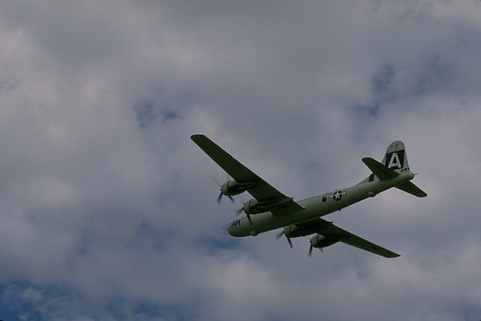
%> input picture Michael_Chan_HW1/hw1/prob_edge/3096.jpg, 481 x 321 px
$ octave --eval "result = edgeGradient(imread('3096.jpg'));"   (GNU Octave 9; MATLAB toolbox functions it lacks are replaced by stand-ins)
%> lines starting %> are read from the running program, lines starting %| are printed output that depends on the picture; in (x1, y1, x2, y2) boxes, pixels count from 0 and x2, y2 are one past the last pixel; in counts of white or black regions, pixels touching at a corner belong together; the program's own positions count from 1
### Michael_Chan_HW1/hw1/prob_edge/gradientMagnitude.m
function [mag,theta] = gradientMagnitude(im,sigma)

% [5 lines of commented-out code are left out]
GFilterImg = imgaussfilt(im,sigma);


% red = image(:,:,1); % Red channel\
% green = image(:,:,2); % Green channel
% blue = image(:,:,3); % Blue channel
red = GFilterImg(:,:,1); % Red channel
green = GFilterImg(:,:,2); % Green channel
blue = GFilterImg(:,:,3); % Blue channel

% red = BW(:,:,1); % Red channel
% green = BW(:,:,2); % Green channel
% blue = BW(:,:,3); % Blue channel

% figure, imshow(just_green), title('Red channel')

convMatx = [1,0,-1;
           1,0,-1;
           1,0,-1];
convMaty = [1,1,1;
           0,0,0;
           -1,-1,-1];
%% Red Channel
Gx_red = imfilter(red, convMatx);
Gy_red = imfilter(red, convMaty);
G_red = sqrt(Gx_red.^2+Gy_red.^2);

% Ix = imfilter(red, double(Gx_red));
% Iy = imfilter(red, double(Gy_red));
% G_red = sqrt(Ix.^2+Iy.^2);

%% Blue Channel
Gx_blue = imfilter(blue, convMatx);
Gy_blue = imfilter(blue, convMaty);
G_blue = sqrt(Gx_blue.^2+Gy_blue.^2);

% Ix = imfilter(blue, double(Gx_blue));
% Iy = imfilter(blue,double(Gy_blue));
% G_blue = sqrt(Ix.^2+Iy.^2);
%% Green Channel
Gx_green = imfilter(green, convMatx);
Gy_green = imfilter(green, convMaty);
G_green = sqrt(Gx_green.^2+Gy_green.^2);

% Ix = imfilter(green, double(Gx_green));
% Iy = imfilter(green,double(Gy_green));
% G_green = sqrt(Ix.^2+Iy.^2);
%% Find the Max pixel
G_size = zeros(size(G_red));
theta = zeros(size(G_red));
mag = zeros(size(G_red));
for i = 1:numel(G_size)
     pixelGrad = [G_red(i),G_blue(i),G_green(i)];
     mag(i) = max(pixelGrad);
     if mag(i) == G_red(i)
         theta(i) = atan2(Gy_red(i),Gx_red(i));
     end

     if mag(i) == G_blue(i)
         theta(i) = atan2(Gy_blue(i),Gx_blue(i));
     end

     if mag(i) == G_green(i)
         theta(i) = atan2(Gy_green(i),Gx_green(i));
     end
end

end

### Michael_Chan_HW1/hw1/prob_edge/edgeGradient.m
function bmap = edgeGradient(im)
c = edge(rgb2gray(im),'canny');
[m,t] = gradientMagnitude(im,2);
size(c)
size(m)
bmap = (c .* m);
end
%> in edgeGradient, `c = edge(rgb2gray(im),'canny');`:
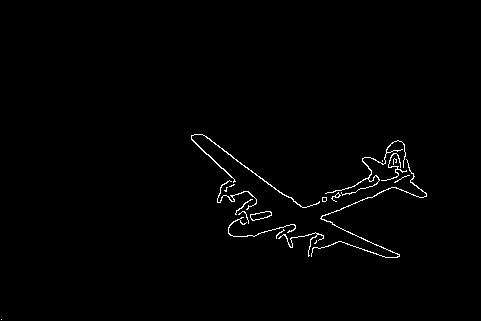
%> c: size 321x481 logical; 1.1% white in thin lines or dots, all inside (x1, y1, x2, y2) = (1, 134, 427, 320)
%> in gradientMagnitude, `red = GFilterImg(:,:,1);`:
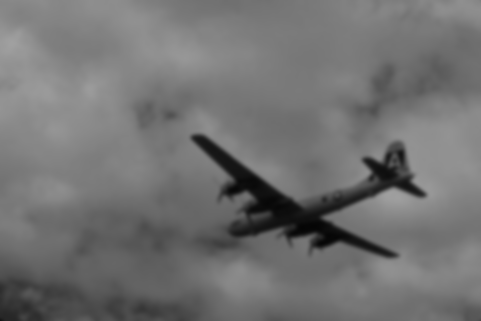
%> red: size 321x481 uint8; min 5, max 160, mean 113.8
%> in gradientMagnitude, `blue = GFilterImg(:,:,3);`:
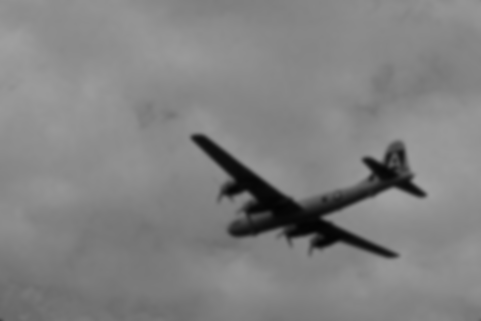
%> blue: size 321x481 uint8; min 3, max 160, mean 129.1
%> in gradientMagnitude, `G_blue = sqrt(Gx_blue.^2+Gy_blue.^2);`:
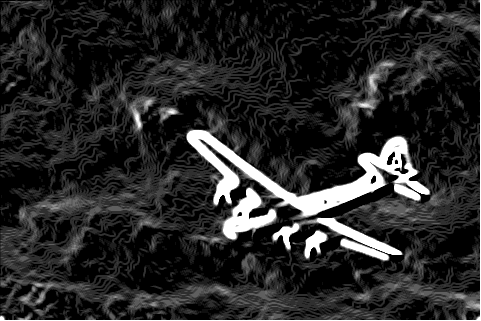
%> G_blue: size 321x481 double; min 0, max 15.97, mean 2.52; drawn with min black and max white
%> in gradientMagnitude, `G_green = sqrt(Gx_green.^2+Gy_green.^2);`:
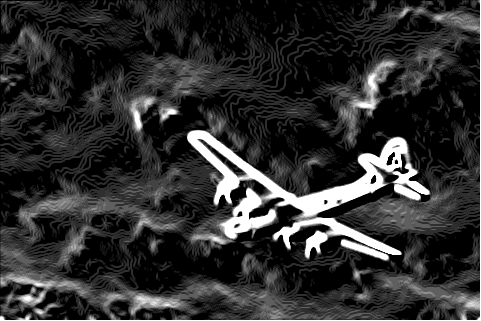
%> G_green: size 321x481 double; min 0, max 15.97, mean 2.98; drawn with min black and max white
%> the loop in gradientMagnitude, `for i = 1:numel(G_size)` made 154401 passes
%> pixelGrad on passes 1 to 3: [0 0 0], [2 1 2], [0 0 2]
%> after the loop in gradientMagnitude, `for i = 1:numel(G_size)`:
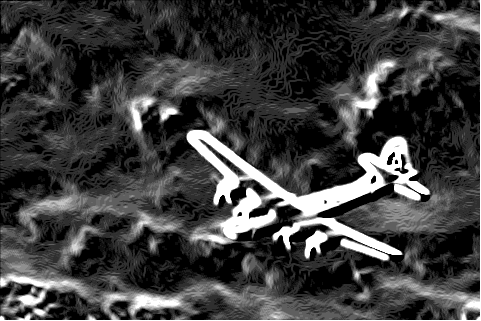
%> mag: size 321x481 double; min 0, max 15.97, mean 3.91; drawn with min black and max white
%> after the loop in gradientMagnitude, `for i = 1:numel(G_size)`:
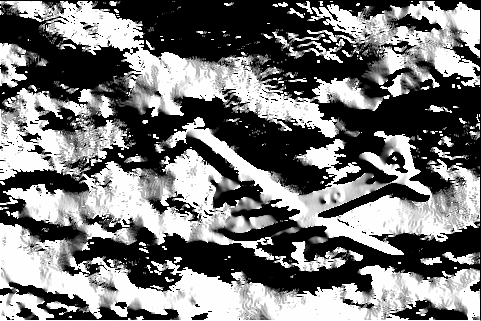
%> theta: size 321x481 double; min 0, max 1.57, mean 0.734; drawn with min black and max white

$ run again, on Michael_Chan_HW1/hw1/prob_edge/cat.bmp
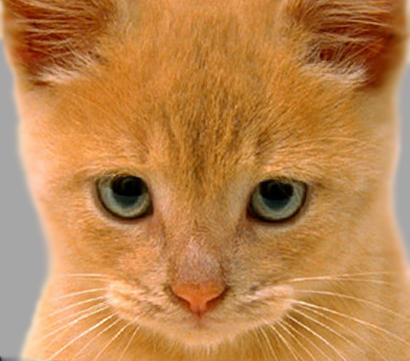
%> input picture Michael_Chan_HW1/hw1/prob_edge/cat.bmp, 410 x 361 px
%> c: size 361x410 logical; 10.3% white in thin lines or dots
%> in gradientMagnitude, `G_green = sqrt(Gx_green.^2+Gy_green.^2);`:
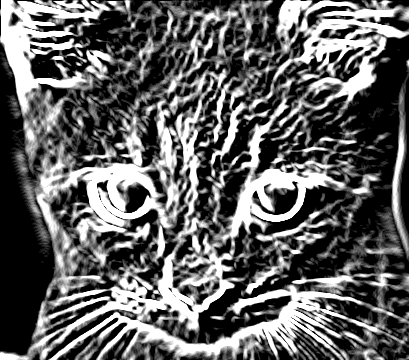
%> G_green: size 361x410 double; min 0, max 15.97, mean 6.23; drawn with min black and max white
%> the loop in gradientMagnitude, `for i = 1:numel(G_size)` made 148010 passes
%> pixelGrad on passes 1 to 3: [0 0 0], [0 0 0], [0 0 0]
%> in edgeGradient, `bmap = (c .* m);`:
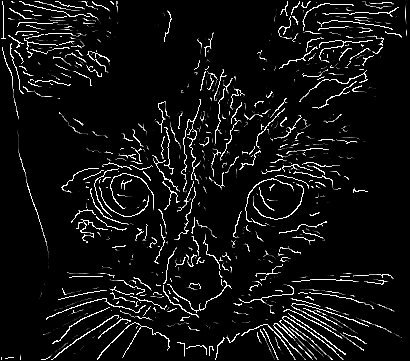
%> bmap: size 361x410 double; min 0, max 15.97, mean 1.08; drawn with min black and max white
